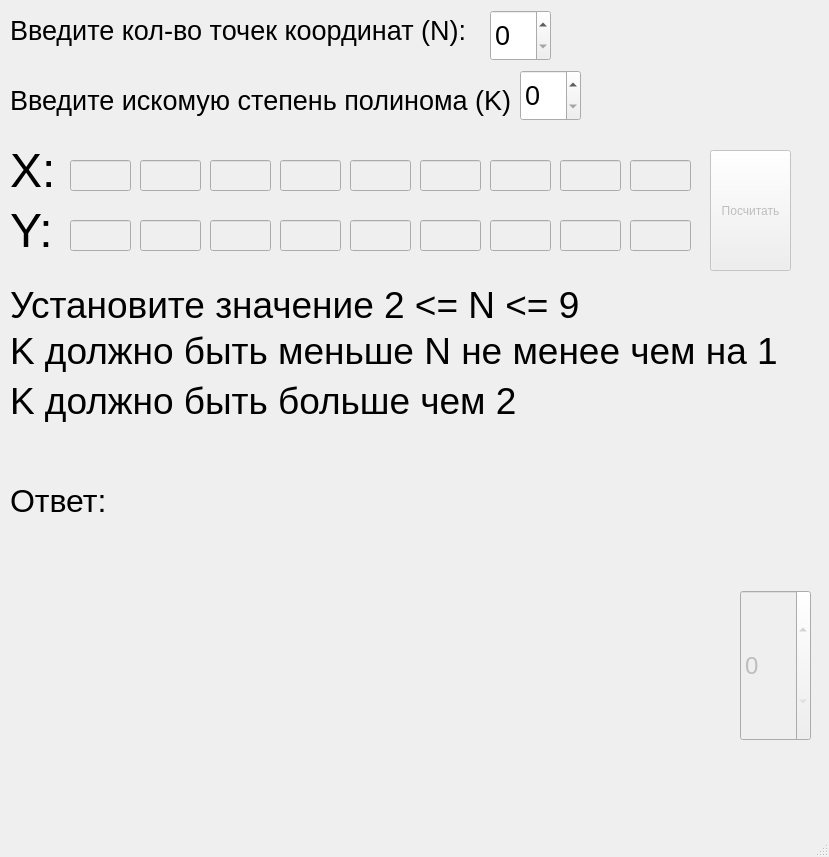
<?xml version="1.0" encoding="UTF-8"?>
<ui version="4.0">
 <class>MainWindow</class>
 <widget class="QMainWindow" name="MainWindow">
  <property name="geometry">
   <rect>
    <x>0</x>
    <y>0</y>
    <width>829</width>
    <height>857</height>
   </rect>
  </property>
  <property name="windowTitle">
   <string>MainWindow</string>
  </property>
  <widget class="QWidget" name="centralwidget">
   <widget class="QLabel" name="labelN">
    <property name="geometry">
     <rect>
      <x>10</x>
      <y>10</y>
      <width>461</width>
      <height>41</height>
     </rect>
    </property>
    <property name="font">
     <font>
      <pointsize>20</pointsize>
     </font>
    </property>
    <property name="text">
     <string>Введите кол-во точек координат (N):</string>
    </property>
   </widget>
   <widget class="QSpinBox" name="N">
    <property name="geometry">
     <rect>
      <x>490</x>
      <y>10</y>
      <width>61</width>
      <height>51</height>
     </rect>
    </property>
    <property name="font">
     <font>
      <pointsize>20</pointsize>
     </font>
    </property>
   </widget>
   <widget class="QPushButton" name="acceptNButton">
    <property name="enabled">
     <bool>false</bool>
    </property>
    <property name="geometry">
     <rect>
      <x>710</x>
      <y>150</y>
      <width>81</width>
      <height>121</height>
     </rect>
    </property>
    <property name="text">
     <string>Посчитать</string>
    </property>
   </widget>
   <widget class="QLabel" name="warningLabel">
    <property name="enabled">
     <bool>true</bool>
    </property>
    <property name="geometry">
     <rect>
      <x>10</x>
      <y>280</y>
      <width>771</width>
      <height>51</height>
     </rect>
    </property>
    <property name="font">
     <font>
      <pointsize>28</pointsize>
     </font>
    </property>
    <property name="text">
     <string>Установите значение 2 &lt;= N &lt;= 9</string>
    </property>
   </widget>
   <widget class="QLabel" name="label">
    <property name="geometry">
     <rect>
      <x>10</x>
      <y>150</y>
      <width>41</width>
      <height>41</height>
     </rect>
    </property>
    <property name="font">
     <font>
      <pointsize>36</pointsize>
     </font>
    </property>
    <property name="text">
     <string>X:</string>
    </property>
   </widget>
   <widget class="QLabel" name="label_2">
    <property name="geometry">
     <rect>
      <x>10</x>
      <y>210</y>
      <width>41</width>
      <height>41</height>
     </rect>
    </property>
    <property name="font">
     <font>
      <pointsize>36</pointsize>
     </font>
    </property>
    <property name="text">
     <string>Y:</string>
    </property>
   </widget>
   <widget class="QLineEdit" name="lineEditX">
    <property name="enabled">
     <bool>false</bool>
    </property>
    <property name="geometry">
     <rect>
      <x>70</x>
      <y>160</y>
      <width>61</width>
      <height>31</height>
     </rect>
    </property>
    <property name="font">
     <font>
      <pointsize>14</pointsize>
     </font>
    </property>
   </widget>
   <widget class="QLineEdit" name="lineEditX_2">
    <property name="enabled">
     <bool>false</bool>
    </property>
    <property name="geometry">
     <rect>
      <x>140</x>
      <y>160</y>
      <width>61</width>
      <height>31</height>
     </rect>
    </property>
    <property name="font">
     <font>
      <pointsize>14</pointsize>
     </font>
    </property>
   </widget>
   <widget class="QLineEdit" name="lineEditX_3">
    <property name="enabled">
     <bool>false</bool>
    </property>
    <property name="geometry">
     <rect>
      <x>210</x>
      <y>160</y>
      <width>61</width>
      <height>31</height>
     </rect>
    </property>
    <property name="font">
     <font>
      <pointsize>14</pointsize>
     </font>
    </property>
   </widget>
   <widget class="QLineEdit" name="lineEditX_4">
    <property name="enabled">
     <bool>false</bool>
    </property>
    <property name="geometry">
     <rect>
      <x>280</x>
      <y>160</y>
      <width>61</width>
      <height>31</height>
     </rect>
    </property>
    <property name="font">
     <font>
      <pointsize>14</pointsize>
     </font>
    </property>
   </widget>
   <widget class="QLineEdit" name="lineEditX_5">
    <property name="enabled">
     <bool>false</bool>
    </property>
    <property name="geometry">
     <rect>
      <x>350</x>
      <y>160</y>
      <width>61</width>
      <height>31</height>
     </rect>
    </property>
    <property name="font">
     <font>
      <pointsize>14</pointsize>
     </font>
    </property>
   </widget>
   <widget class="QLineEdit" name="lineEditX_6">
    <property name="enabled">
     <bool>false</bool>
    </property>
    <property name="geometry">
     <rect>
      <x>420</x>
      <y>160</y>
      <width>61</width>
      <height>31</height>
     </rect>
    </property>
    <property name="font">
     <font>
      <pointsize>14</pointsize>
     </font>
    </property>
   </widget>
   <widget class="QLineEdit" name="lineEditY">
    <property name="enabled">
     <bool>false</bool>
    </property>
    <property name="geometry">
     <rect>
      <x>70</x>
      <y>220</y>
      <width>61</width>
      <height>31</height>
     </rect>
    </property>
    <property name="font">
     <font>
      <pointsize>14</pointsize>
     </font>
    </property>
   </widget>
   <widget class="QLineEdit" name="lineEditY_2">
    <property name="enabled">
     <bool>false</bool>
    </property>
    <property name="geometry">
     <rect>
      <x>140</x>
      <y>220</y>
      <width>61</width>
      <height>31</height>
     </rect>
    </property>
    <property name="font">
     <font>
      <pointsize>14</pointsize>
     </font>
    </property>
   </widget>
   <widget class="QLineEdit" name="lineEditY_3">
    <property name="enabled">
     <bool>false</bool>
    </property>
    <property name="geometry">
     <rect>
      <x>210</x>
      <y>220</y>
      <width>61</width>
      <height>31</height>
     </rect>
    </property>
    <property name="font">
     <font>
      <pointsize>14</pointsize>
     </font>
    </property>
   </widget>
   <widget class="QLineEdit" name="lineEditY_4">
    <property name="enabled">
     <bool>false</bool>
    </property>
    <property name="geometry">
     <rect>
      <x>280</x>
      <y>220</y>
      <width>61</width>
      <height>31</height>
     </rect>
    </property>
    <property name="font">
     <font>
      <pointsize>14</pointsize>
     </font>
    </property>
   </widget>
   <widget class="QLineEdit" name="lineEditY_5">
    <property name="enabled">
     <bool>false</bool>
    </property>
    <property name="geometry">
     <rect>
      <x>350</x>
      <y>220</y>
      <width>61</width>
      <height>31</height>
     </rect>
    </property>
    <property name="font">
     <font>
      <pointsize>14</pointsize>
     </font>
    </property>
   </widget>
   <widget class="QLineEdit" name="lineEditY_6">
    <property name="enabled">
     <bool>false</bool>
    </property>
    <property name="geometry">
     <rect>
      <x>420</x>
      <y>220</y>
      <width>61</width>
      <height>31</height>
     </rect>
    </property>
    <property name="font">
     <font>
      <pointsize>14</pointsize>
     </font>
    </property>
   </widget>
   <widget class="QLabel" name="label_3">
    <property name="geometry">
     <rect>
      <x>10</x>
      <y>480</y>
      <width>101</width>
      <height>41</height>
     </rect>
    </property>
    <property name="font">
     <font>
      <pointsize>24</pointsize>
     </font>
    </property>
    <property name="text">
     <string>Ответ:</string>
    </property>
   </widget>
   <widget class="QLabel" name="labelAnswer">
    <property name="geometry">
     <rect>
      <x>110</x>
      <y>480</y>
      <width>671</width>
      <height>41</height>
     </rect>
    </property>
    <property name="font">
     <font>
      <pointsize>24</pointsize>
     </font>
    </property>
    <property name="text">
     <string/>
    </property>
   </widget>
   <widget class="QLineEdit" name="lineEditX_7">
    <property name="enabled">
     <bool>false</bool>
    </property>
    <property name="geometry">
     <rect>
      <x>490</x>
      <y>160</y>
      <width>61</width>
      <height>31</height>
     </rect>
    </property>
    <property name="font">
     <font>
      <pointsize>14</pointsize>
     </font>
    </property>
   </widget>
   <widget class="QLineEdit" name="lineEditX_8">
    <property name="enabled">
     <bool>false</bool>
    </property>
    <property name="geometry">
     <rect>
      <x>560</x>
      <y>160</y>
      <width>61</width>
      <height>31</height>
     </rect>
    </property>
    <property name="font">
     <font>
      <pointsize>14</pointsize>
     </font>
    </property>
   </widget>
   <widget class="QLineEdit" name="lineEditX_9">
    <property name="enabled">
     <bool>false</bool>
    </property>
    <property name="geometry">
     <rect>
      <x>630</x>
      <y>160</y>
      <width>61</width>
      <height>31</height>
     </rect>
    </property>
    <property name="font">
     <font>
      <pointsize>14</pointsize>
     </font>
    </property>
   </widget>
   <widget class="QLineEdit" name="lineEditY_7">
    <property name="enabled">
     <bool>false</bool>
    </property>
    <property name="geometry">
     <rect>
      <x>490</x>
      <y>220</y>
      <width>61</width>
      <height>31</height>
     </rect>
    </property>
    <property name="font">
     <font>
      <pointsize>14</pointsize>
     </font>
    </property>
   </widget>
   <widget class="QLineEdit" name="lineEditY_8">
    <property name="enabled">
     <bool>false</bool>
    </property>
    <property name="geometry">
     <rect>
      <x>560</x>
      <y>220</y>
      <width>61</width>
      <height>31</height>
     </rect>
    </property>
    <property name="font">
     <font>
      <pointsize>14</pointsize>
     </font>
    </property>
   </widget>
   <widget class="QLineEdit" name="lineEditY_9">
    <property name="enabled">
     <bool>false</bool>
    </property>
    <property name="geometry">
     <rect>
      <x>630</x>
      <y>220</y>
      <width>61</width>
      <height>31</height>
     </rect>
    </property>
    <property name="font">
     <font>
      <pointsize>14</pointsize>
     </font>
    </property>
   </widget>
   <widget class="QLabel" name="warningLabel2">
    <property name="geometry">
     <rect>
      <x>10</x>
      <y>320</y>
      <width>801</width>
      <height>61</height>
     </rect>
    </property>
    <property name="font">
     <font>
      <pointsize>28</pointsize>
     </font>
    </property>
    <property name="text">
     <string>K должно быть меньше N не менее чем на 1</string>
    </property>
   </widget>
   <widget class="QLabel" name="label_5">
    <property name="geometry">
     <rect>
      <x>10</x>
      <y>80</y>
      <width>501</width>
      <height>41</height>
     </rect>
    </property>
    <property name="font">
     <font>
      <pointsize>20</pointsize>
     </font>
    </property>
    <property name="text">
     <string>Введите искомую степень полинома (K):</string>
    </property>
   </widget>
   <widget class="QSpinBox" name="K">
    <property name="geometry">
     <rect>
      <x>520</x>
      <y>70</y>
      <width>61</width>
      <height>51</height>
     </rect>
    </property>
    <property name="font">
     <font>
      <pointsize>20</pointsize>
     </font>
    </property>
   </widget>
   <widget class="QLabel" name="warningLabel3">
    <property name="geometry">
     <rect>
      <x>10</x>
      <y>370</y>
      <width>801</width>
      <height>61</height>
     </rect>
    </property>
    <property name="font">
     <font>
      <pointsize>28</pointsize>
     </font>
    </property>
    <property name="text">
     <string>K должно быть больше чем 2</string>
    </property>
   </widget>
   <widget class="QCustomPlot" name="widget" native="true">
    <property name="geometry">
     <rect>
      <x>0</x>
      <y>540</y>
      <width>721</width>
      <height>271</height>
     </rect>
    </property>
   </widget>
   <widget class="QSpinBox" name="spinSize">
    <property name="enabled">
     <bool>false</bool>
    </property>
    <property name="geometry">
     <rect>
      <x>740</x>
      <y>590</y>
      <width>71</width>
      <height>151</height>
     </rect>
    </property>
    <property name="font">
     <font>
      <pointsize>18</pointsize>
     </font>
    </property>
   </widget>
  </widget>
  <widget class="QMenuBar" name="menubar">
   <property name="geometry">
    <rect>
     <x>0</x>
     <y>0</y>
     <width>829</width>
     <height>21</height>
    </rect>
   </property>
  </widget>
  <widget class="QStatusBar" name="statusbar"/>
 </widget>
 <customwidgets>
  <customwidget>
   <class>QCustomPlot</class>
   <extends>QWidget</extends>
   <header>qcustomplot.h</header>
   <container>1</container>
  </customwidget>
 </customwidgets>
 <resources/>
 <connections/>
</ui>
